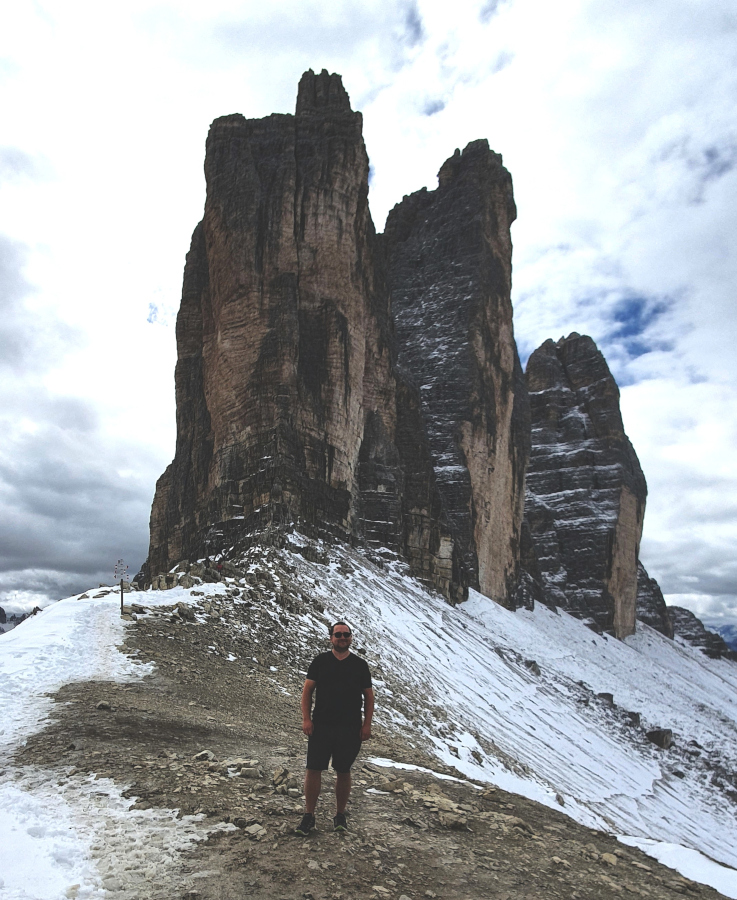
#> input picture vision/img/me1.jpg, 737 x 900 px; the run also reads 1 picture not shown here
$ jupyter execute --allow-errors 1vision.ipynb   (older library calls are emulated)
#> lines starting #> are read from the running program, lines starting #| are printed output that depends on the picture; after the words box and inside, x2 and y2 are one past the last pixel; in counts of white or black regions, pixels touching at a corner belong together
Autor: Thomas Fetter
 # 1. 📘 What is Machine Vision?

Machine Vision is a subfield of computer science and engineering that enables machines to interpret and process visual information from the world, much like human vision. It is a core technology in areas such as industrial automation, robotics, quality control, autonomous vehicles, and medical imaging.

At its core, Machine Vision combines several disciplines:
- **Computer Vision**: Algorithms and models that allow machines to understand and analyze images or videos.
- **Image Processing**: Techniques for enhancing, filtering, and transforming images to extract meaningful information.
- **Artificial Intelligence (AI)** and **Machine Learning (ML)**: Used to classify, detect, or segment objects within visual data.

Some common tasks in Machine Vision include:
- Image acquisition (via cameras or sensors)
- Preprocessing (e.g., filtering, normalization)
- Feature extraction
- Object detection and recognition
- Classification
- 3D reconstruction
- Visual inspection and quality control

Machine Vision systems typically follow a pipeline like:

$$
\text{Image Acquisition} \rightarrow \text{Preprocessing} \rightarrow \text{Feature Extraction} \rightarrow \text{Decision Making}
$$

Unlike biological vision, Machine Vision is designed for **specific** tasks, often with **high speed**, **repeatability**, and **accuracy** in controlled environments.

🧠 Fun Fact: While the terms *Machine Vision* and *Computer Vision* are often used interchangeably, Machine Vision typically refers to **industrial applications** where the full pipeline from image capture to decision is automated.

## Beispielbilder TODO:

<table>
<tr>
<td></td>
<td></td>
<td></td>
</tr>
<tr>
<td>Farnblatt</td>
<td>Schneeflocke</td>
<td>Küstenlinie</td>
</tr>
</table>

---

[cell 1]
import numpy as np
import cv2  # OpenCV

# Load the Test-Image TODO: wäre das array
input_image = cv2.imread("img/me1.jpg")
#> input_image is the input picture: shape (900, 737, 3); mean B, G, R 164.3, 161.1, 157.2

[cell 2]
# Display the input image
print("Input image")
# Bild anzeigen

import matplotlib.pyplot as plt

# OpenCV nutzt BGR – für plt.imshow brauchen wir RGB
image_rgb = cv2.cvtColor(input_image, cv2.COLOR_BGR2RGB)

# Bild anzeigen
plt.imshow(image_rgb)
plt.axis("off")  # Achsen ausblenden
plt.title("Mein Bild")
plt.show()

[cell 3]
# Create a Gaussian filter kernel 3x3
kernel = 1.0/16.0 * np.array([[1,2,1], [2,4,2], [1,2,1]])
print("Gaussian Kernel\n{}".format(kernel))

#ALLGEMEINER KERNEL mit auto siegma (-1)
# 1D-Gaussian-Kernel (5x1)
gk_1d = cv2.getGaussianKernel(ksize=5, sigma=-1)
# 2D-Gaussian-Kernel durch äußeres Produkt
gk_2d = gk_1d @ gk_1d.T
#print(gk_2d)

[cell 4]
# Apply the filter
output_image = cv2.filter2D(input_image, -1, kernel)

[cell 5]
# Apply the filter again
output_image = cv2.filter2D(output_image, -1, kernel)

[cell 6]
print("Output image")

# OpenCV nutzt BGR – für plt.imshow brauchen wir RGB
image_rgb = cv2.cvtColor(output_image, cv2.COLOR_BGR2RGB)

# Bild anzeigen
plt.imshow(image_rgb)
plt.axis("off")  # Achsen ausblenden
plt.title("Mein Bild")
plt.show()

## Bildschärfung durch Subtraktion des Gaussian Blur

Ein häufig genutzter Ansatz zur Bildschärfung basiert auf dem Prinzip:

$
\text{Details} = \text{Originalbild} - \text{Weichzeichnung}
$

Dabei wird das geglättete Bild (z. B. durch einen Gaussian-Blur-Filter) vom Originalbild abgezogen. Übrig bleiben die **feinen Strukturen** und **Kanten**, die durch das Glätten unterdrückt wurden.

Das resultierende "Detailbild" hebt also die **hohen Frequenzen** hervor – die feinen Übergänge im Bild. Diese lassen sich zur **Bildschärfung** verwenden oder als Basis für Kantenextraktion nutzen.

Das Verfahren ist einfach, aber sehr wirkungsvoll und liefert visuell anschauliche Ergebnisse.

## Warum braucht man PIL/Pillow für `display()`?

In Jupyter-Notebooks kann man mit der Funktion `IPython.display.display()` **Bilder direkt inline anzeigen** – aber das funktioniert nur korrekt mit bestimmten Objekttypen.

### ✅ Richtig funktioniert es mit:
- `PIL.Image.Image` → wird automatisch hübsch und korrekt dargestellt

### ❌ Nicht funktioniert es mit:
- `NumPy`-Arrays → werden nicht als Bild erkannt
- `OpenCV`-Bilder (`cv2.imread()`) → sind BGR statt RGB und geben beim `display()` nur ein leeres Objekt zurück

[cell 7]
from IPython.display import display
from PIL import Image

# Blurred Image
blurred_image = cv2.GaussianBlur(input_image, (5,5), 0)

# OpenCV BGR → RGB
blurred_rgb = cv2.cvtColor(blurred_image, cv2.COLOR_BGR2RGB)

# In PIL-Image umwandeln
blurred_pil = Image.fromarray(blurred_rgb)

# Anzeigen
print("Blurred Image")
display(blurred_pil)

# Differenzbild (Details extrahieren)
detailed = np.float32(input_image) - np.float32(blurred_image)
detailed = cv2.normalize(detailed, None, alpha=0, beta=255, norm_type=cv2.NORM_MINMAX, dtype=cv2.CV_32F)
detailed_uint8 = np.uint8(detailed)

# Auch hier: BGR → RGB → PIL
detailed_rgb = cv2.cvtColor(detailed_uint8, cv2.COLOR_BGR2RGB)
detailed_pil = Image.fromarray(detailed_rgb)

print("Detailed Image")
display(detailed_pil)

## Bilddetails verstärken durch Addition der Glättung

Ein eher untypischer, aber interessanter Effekt entsteht, wenn man das geglättete Bild **zum Originalbild addiert** mit einem Verstärkungsfaktor:

$
\text{Detailbild} = \text{Original} + \beta \cdot \text{Blur}
$

Das betont helle Bildanteile und verstärkt großflächige Helligkeit. Im Vergleich zur klassischen Detailextraktion durch Subtraktion ergibt sich ein "überzeichneter" Eindruck, nützlich z. B. als visueller Effekt oder zur Betonung von Strukturen.

Hier wurde testweise $\beta = 5$ verwendet.

[cell 8]
# Differenzbild (Details extrahieren)
detailed = np.float32(input_image) + 5*np.float32(blurred_image)
detailed = cv2.normalize(detailed, None, alpha=0, beta=255, norm_type=cv2.NORM_MINMAX, dtype=cv2.CV_32F)
detailed_uint8 = np.uint8(detailed) # da rgb 255

# Auch hier: BGR → RGB → PIL
detailed_rgb = cv2.cvtColor(detailed_uint8, cv2.COLOR_BGR2RGB)
detailed_pil = Image.fromarray(detailed_rgb)

# OpenCV BGR → RGB
#input_rgb = cv2.cvtColor(inputImage, cv2.COLOR_BGR2RGB)

print("Original Image")
display(Image.fromarray(cv2.cvtColor(input_image, cv2.COLOR_BGR2RGB)))

print("Detailed Image")
display(detailed_pil)

# Canny-Edge-Detection

Die Canny-Kantendetektion ist mehrstufig und nutzt intern tatsächlich Gradientenoperatoren wie Sobel, aber sie ist viel mehr als nur Sobel oder Prewitt.
1. **Glättung mit einem Gaussian-Filter**
   → reduziert Rauschen und verhindert "falsche" Kanten
2. **Gradientenberechnung** (z. B. mit Sobel)
3. **Non-Maximum Suppression**
   → unterdrückt unscharfe Übergänge
4. **Hysterese-Schwellenwertverfahren**
   → verbindet echte Kanten, ignoriert schwache


### 📘 Sobel-Operator

Der **Sobel-Operator** ist ein Kantendetektor, der den Gradienten eines Bildes durch gewichtete Ableitungen in $x$- und $y$-Richtung berechnet.
Er kombiniert eine **Ableitung** mit einer **Glättung** (durch gewichtete Mittelung), wodurch er **rauschrobuster** ist als z. B. der Prewitt-Operator.

#### 🔧 Sobel-Kernel:

$$
G_x =
\begin{bmatrix}
-1 & 0 & 1 \\\\
-2 & 0 & 2 \\\\
-1 & 0 & 1
\end{bmatrix},
\quad
G_y =
\begin{bmatrix}
-1 & -2 & -1 \\\\
0 & 0 & 0 \\\\
1 & 2 & 1
\end{bmatrix}
$$

#### 📐 Gradientenstärke:

$$
G = \sqrt{G_x^2 + G_y^2}
$$

---

### 📘 Prewitt-Operator

Der **Prewitt-Operator** ist ein einfacher Kantendetektor, ähnlich wie Sobel, aber **ohne Gewichtung**.
Er verwendet gleichmäßige Differenzen ohne Mittelwertfilterung und ist daher **weniger rauschresistent**, dafür aber **etwas schneller**.

#### 🔧 Prewitt-Kernel:

$$
G_x =
\begin{bmatrix}
-1 & 0 & 1 \\\\
-1 & 0 & 1 \\\\
-1 & 0 & 1
\end{bmatrix},
\quad
G_y =
\begin{bmatrix}
-1 & -1 & -1 \\\\
0 & 0 & 0 \\\\
1 & 1 & 1
\end{bmatrix}
$$

#### 📐 Gradientenstärke:

$$
G = \sqrt{G_x^2 + G_y^2}
$$

[cell 9]
from ipywidgets import interact, IntSlider
from IPython.display import display


# In Graustufen umwandeln
gray = cv2.cvtColor(input_image, cv2.COLOR_BGR2GRAY)

# Weichzeichnen mit GaussianBlur zur Rauschreduzierung
blurred = cv2.GaussianBlur(gray, (5, 5), 1.4)

# Canny-Kantendetektion
edges = cv2.Canny(blurred, threshold1=50, threshold2=150)
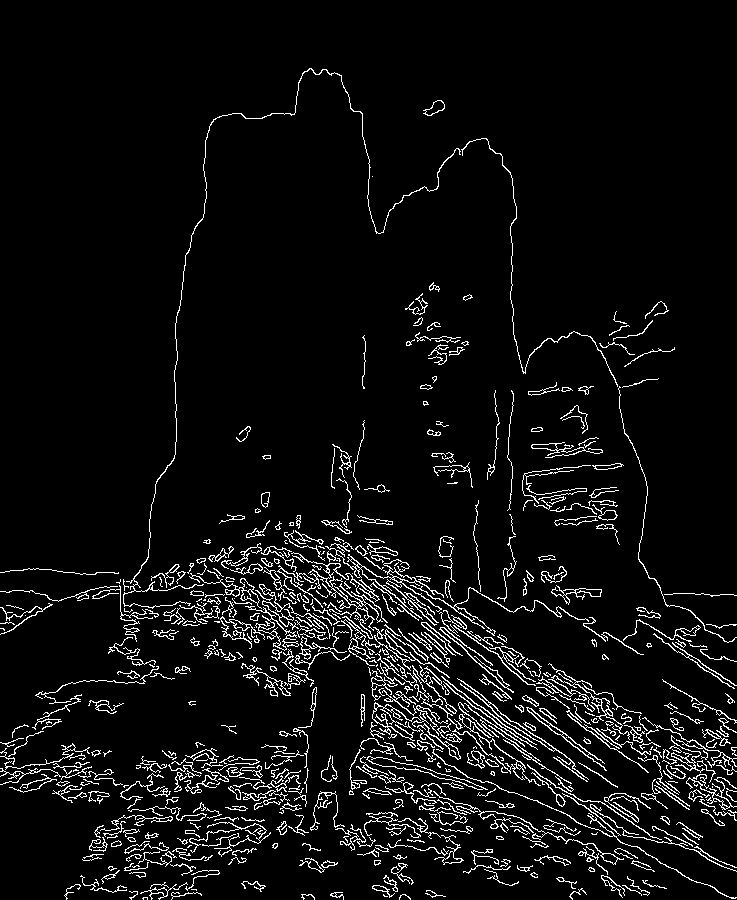
#> edges: shape (900, 737); 5.9% white in thin lines or dots

#  Darstellung mit matplotlib
plt.figure(figsize=(15, 5))

plt.subplot(1, 3, 1)
plt.imshow(cv2.cvtColor(input_image, cv2.COLOR_BGR2RGB))
plt.title("Original")
plt.axis("off")

plt.subplot(1, 3, 2)
plt.imshow(blurred, cmap="gray")
plt.title("Gaussian Blur")
plt.axis("off")

plt.subplot(1, 3, 3)
plt.imshow(edges, cmap="gray")
plt.title("Canny-Kanten")
plt.axis("off")

plt.tight_layout()
plt.show()

[cell 10]
# Graustufenbild vorbereiten
gray = cv2.cvtColor(input_image, cv2.COLOR_BGR2GRAY)
blurred = cv2.GaussianBlur(gray, (5, 5), 1.4)

# Interaktive Funktion
def show_canny(low_threshold, high_threshold):
    edges = cv2.Canny(blurred, low_threshold, high_threshold)
    plt.figure(figsize=(10, 5))
    plt.imshow(edges, cmap='gray')
    plt.title(f"Canny Edges\nlow = {low_threshold}, high = {high_threshold}")
    plt.axis("off")
    plt.show()

# Interaktive Slider
interact(show_canny,
         low_threshold=IntSlider(value=50, min=0, max=255, step=1, description='Low Threshold'),
         high_threshold=IntSlider(value=150, min=0, max=255, step=1, description='High Threshold'));
#> the sliders are set to low_threshold = 50, high_threshold = 150

## Sobel-Filter – Kanten in X- und Y-Richtung erkennen

Der **Sobel-Operator** kombiniert eine Ableitung mit einer Glättung und ist ideal zur Kantenerkennung in horizontaler und vertikaler Richtung:

- **Sobel X** erkennt **vertikale Kanten** (also Helligkeitsunterschiede entlang der X-Achse)
- **Sobel Y** erkennt **horizontale Kanten**

Die verwendete Kernelgröße (`ksize=5`) führt zu **glatteren Gradienten** und ist robuster gegenüber Rauschen als der Standard (`ksize=3`).

Durch die getrennte Darstellung von $G_x$ und $G_y$ kann man anschaulich nachvollziehen, wie sich die **Gradientenrichtung** im Bild ergibt.

[cell 11]
# 1. In Graustufen umwandeln
input_image_gray = cv2.cvtColor(input_image, cv2.COLOR_BGR2GRAY)
input_image_gray_f32 = np.float32(input_image_gray)


# 2. Apply sobel filters for X & Y
sobel_x_array = cv2.Sobel(input_image_gray_f32, -1, 1, 0, ksize=5)
sobel_y_array = cv2.Sobel(input_image_gray_f32, -1, 0, 1, ksize=5)


# 3. Umwandeln in uint8 für Anzeige
sobel_x_u8 = cv2.normalize(sobel_x_array, None, 0, 255, cv2.NORM_MINMAX).astype(np.uint8)
sobel_y_u8 = cv2.normalize(sobel_y_array, None, 0, 255, cv2.NORM_MINMAX).astype(np.uint8)


# 4. In PIL-Images konvertieren (Graustufenbild → mode='L')
sobel_x_image = Image.fromarray(sobel_x_u8, mode='L')
sobel_y_image = Image.fromarray(sobel_y_u8, mode='L')


# Anzeigen
print("Sobel X (horizontal)")
display(sobel_x_image)

print("Sobel Y (vertikal)")
display(sobel_y_image)

## Gradientenstärke (Gradient Magnitude)

Die kombinierte Kantenstärke ergibt sich aus den Einzelrichtungen $G_x$ und $G_y$ durch den euklidischen Betrag:

$$
G = \sqrt{G_x^2 + G_y^2}
$$

Dadurch entsteht ein vollständiges Kantenerkennungsbild, ohne Schwellen, wie bei Canny.
Diese Berechnung ist die Grundlage für viele Kantendetektoren und auch für frühe CNN-Layer.

[cell 12]
# Compute gradient magnitude
grad_magnitude_gray_f32 = np.sqrt(np.square(sobel_x_array) + np.square(sobel_y_array))

# Normalize to 0-255
norm_grad_magnitude_gray_f32 = cv2.normalize(grad_magnitude_gray_f32, None, alpha = 0, beta = 255.0, norm_type = cv2.NORM_MINMAX, dtype = cv2.CV_32F)

# 3. Umwandeln in uint8 für Anzeige
norm_grad_magnitude_gray_u8 = norm_grad_magnitude_gray_f32.astype(np.uint8)

# 4. In PIL-Images konvertieren (Graustufenbild → mode='L')
norm_grad_magnitude_gray_image = Image.fromarray(norm_grad_magnitude_gray_u8, mode='L')

print("Gradient-Magnitude-Image")

# Display
display(norm_grad_magnitude_gray_image)

### From Edges to Angles

[cell 13]
# 1. Winkel berechnen (Richtung) in Radiant: -π bis π
angle = np.arctan2(sobel_y_array, sobel_x_array)

# 2. Normierung: -π…π → 0…1 für Hue
angle_norm = (angle + np.pi) / (2 * np.pi)

# 3. Verwendung der vorhandenen Magnitude (berechnet vorher)
magnitude_norm = cv2.normalize(grad_magnitude_gray_f32, None, 0, 1, cv2.NORM_MINMAX)

# 4. HSV-Bild zusammensetzen
hsv = np.zeros((*angle.shape, 3), dtype=np.float32)
hsv[..., 0] = angle_norm          # Hue = Richtung
hsv[..., 1] = 1.0                 # Saturation = voll
hsv[..., 2] = magnitude_norm      # Value = Kantenstärke
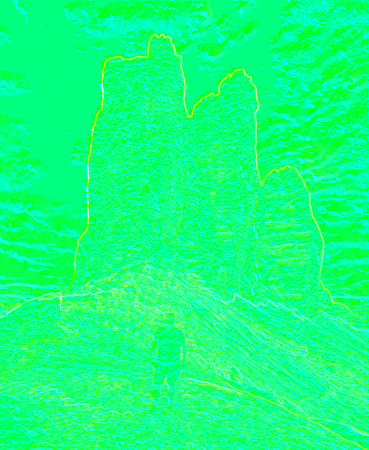
#> hsv: shape (900, 737, 3) float32 (shown at 1/2 size); mean of channels 0, 1, 2 0.497, 1, 0.0747; drawn as B, G, R

# 5. HSV zu RGB konvertieren
rgb = cv2.cvtColor((hsv * 255).astype(np.uint8), cv2.COLOR_HSV2RGB)
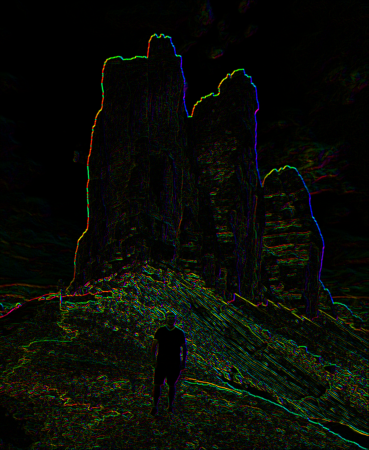
#> rgb: shape (900, 737, 3) (shown at 1/2 size); mean R, G, B 9.1, 11.9, 6.2

# 6. In PIL-Bild umwandeln und anzeigen
gradient_direction_image = Image.fromarray(rgb)
print("Gradient Direction (Hue = Richtung, Value = Stärke)")
display(gradient_direction_image)

## HOG Detector

## Personen erkennen mit HOG + SVM

Die Histogram of Oriented Gradients (HOG) + Support Vector Machine (SVM) Kombination ist ein klassischer Ansatz zur Objekterkennung.

- HOG extrahiert **Kantenorientierungen** und lokale Gradientenverteilungen
- Ein vortrainierter SVM-Klassifikator erkennt damit **Personen**
- Durch **Non-Maximum Suppression** werden doppelte Boxen entfernt

> Diese Methode ist nicht Deep Learning-basiert, aber effizient und gut geeignet für klassische Bildverarbeitungspipelines.

[cell 14]
from imutils.object_detection import non_max_suppression


# 1. Kopie anlegen, um Originalbild nicht zu verändern
image_copy = input_image.copy()

# 2. HOG + vortrainierter SVM-Personendetektor
hog = cv2.HOGDescriptor()
hog.setSVMDetector(cv2.HOGDescriptor_getDefaultPeopleDetector())

# 3. Personen erkennen
(rects, weights) = hog.detectMultiScale(
    image_copy,                 # Eingabebild
    winStride=(4, 4),           # Schrittweite des Sliding Window
    padding=(8, 8),             # Kontext um das Detektionsfenster
    scale=1.05                 # Skalierungsfaktor für Bildpyramide
)
#> rects = [[269, 590, 141, 282]]; weights = [0.429]

# 4. Bounding Boxes in (x1, y1, x2, y2) umwandeln
rects_np = np.array([[x, y, x + w, y + h] for (x, y, w, h) in rects])
#> rects_np = [[269, 590, 410, 872]]

# 5. Non-Maximum Suppression (doppelte Boxen entfernen)
rects_nms = non_max_suppression(rects_np, probs=None, overlapThresh=0.65)
#> rects_nms = [[269, 590, 410, 872]]

# 6. Rechtecke einzeichnen
for (x1, y1, x2, y2) in rects_nms:
    cv2.rectangle(image_copy, (x1, y1), (x2, y2), (0, 255, 0), 2)
#> this loop made 1 pass
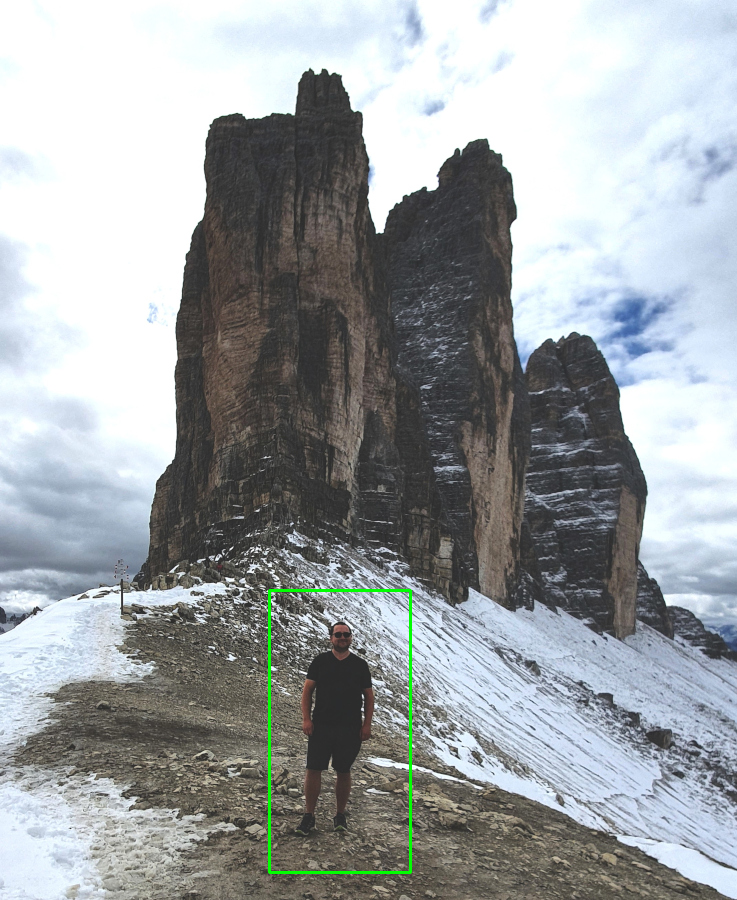
#> image_copy: shape (900, 737, 3); 0.38% of pixels changed, all inside (x1, y1, x2, y2) = (268, 589, 412, 874)

# 7. RGB-Konvertierung + Anzeige mit display()
image_result_rgb = cv2.cvtColor(image_copy, cv2.COLOR_BGR2RGB)
image_result_pil = Image.fromarray(image_result_rgb)

print("Erkannte Personen mit Bounding Box (HOG + SVM)")
display(image_result_pil)

# Panorama Stitching mit SIFT + RANSAC

## 🔎 SIFT – Scale-Invariant Feature Transform

SIFT ist ein klassischer Algorithmus zur Erkennung und Beschreibung lokaler Bildmerkmale, die robust gegenüber Skalierung, Rotation, Helligkeit und teilweise sogar Perspektivverzerrung sind.

Der Algorithmus funktioniert in mehreren Schritten:

1. **Extrema-Erkennung im Skalenraum:** Bild wird in verschiedenen Maßstäben analysiert (Difference-of-Gaussian).
2. **Keypoint-Lokalisierung:** Auswahl stabiler Punkte basierend auf Kontrast und Kantennähe.
3. **Orientierungszuweisung:** Jedem Keypoint wird eine Hauptorientierung basierend auf Gradienten gegeben.
4. **Descriptors:** Lokales Patch um jeden Keypoint wird in Gradienten-Histogramme zerlegt → ergibt einen 128D-Deskriptor.

➡️ Die Kombination aus Positions-, Orientierungs- und Deskriptordaten erlaubt robustes Matching über verschiedene Bilder hinweg.

[cell 15]
# Load the Test-Image TODO: wäre das array
input_image_aleft_array = cv2.imread("img/stacka_left.jpeg")
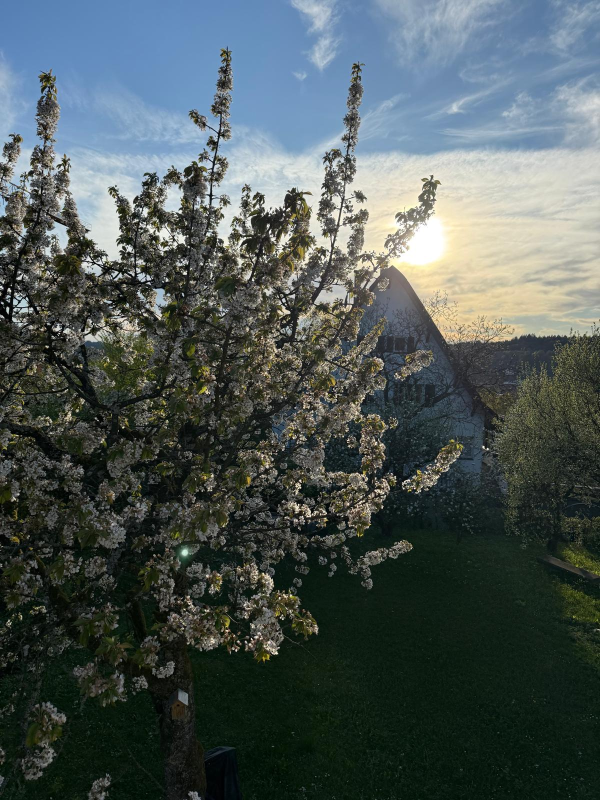
#> input picture vision/img/stacka_left.jpeg, 1200 x 1600 px (shown at 1/2 size)
#> input_image_aleft_array is the input picture: shape (1600, 1200, 3); mean B, G, R 86.7, 87.8, 77.1


# 1. SIFT-Objekt erzeugen (ab OpenCV 4.4 wieder verfügbar)
sift = cv2.SIFT_create()

# 2. Keypoints & Deskriptoren berechnen
keypoints, descriptors = sift.detectAndCompute(input_image_aleft_array, None)
#> keypoints = 14272 keypoints; strongest (x, y, size): (377, 494, 2.5), (119, 667, 1.8), (561, 1235, 2), (829, 977, 2.1)

# 3. Bild mit Keypoints anzeigen
img_sift = cv2.drawKeypoints(
    input_image_aleft_array, keypoints, None,
    flags=cv2.DRAW_MATCHES_FLAGS_DRAW_RICH_KEYPOINTS
)
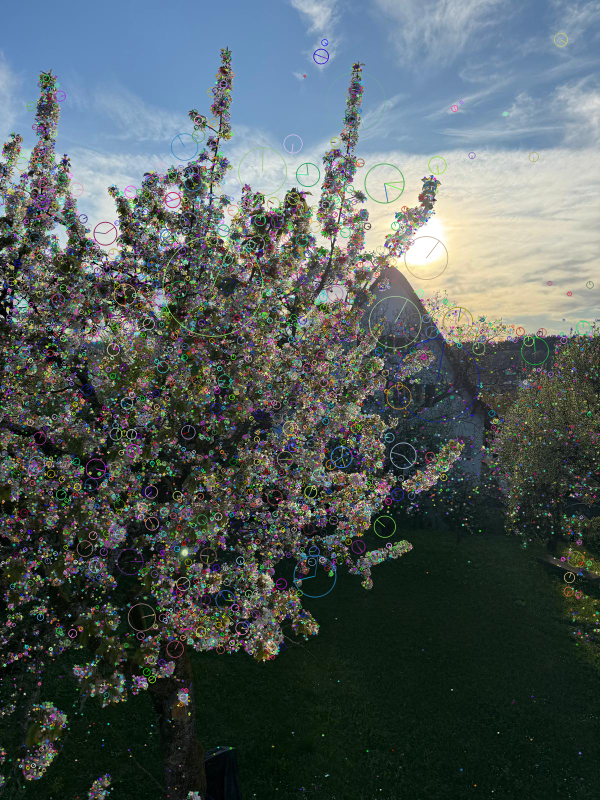
#> img_sift: shape (1600, 1200, 3) (shown at 1/2 size); mean B, G, R 91.8, 92.2, 81.7

# 4. Darstellung
plt.figure(figsize=(10, 6))
plt.imshow(cv2.cvtColor(img_sift, cv2.COLOR_BGR2RGB))
plt.title(f"SIFT Keypoints (Anzahl: {len(keypoints)})")
plt.axis("off")
plt.show()
#> (the rest of the program and of its run is left out)
